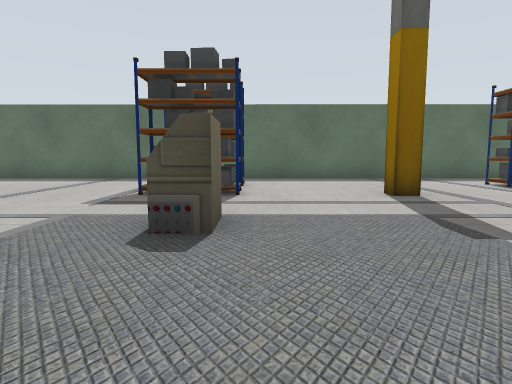
View 1 (above)

16 first-person views from a walk through a robot-simulator world made for Gazebo. The camera is 0.72 m above the floor, tilts 6° down and sees 75° across. The floor is counted in squares, 1 m on a side. Each view is taken from the middle of a square. On the plan, view 1 faces up. The plan holds only what a view shows up to about 10 squares ahead; the rest is blank. Some surface patterns are stand-ins.

View 2
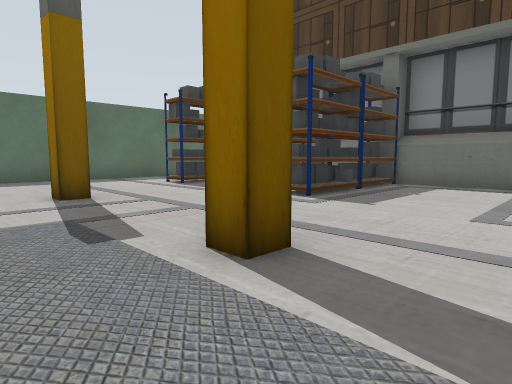

View 3
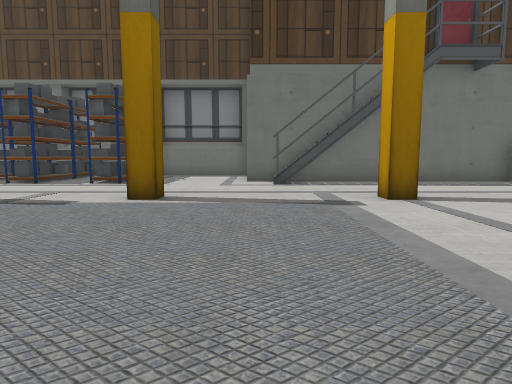

View 4
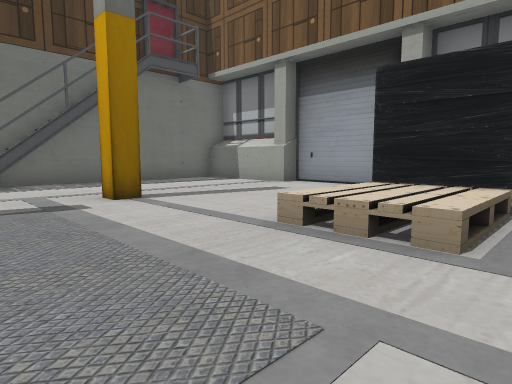

View 5
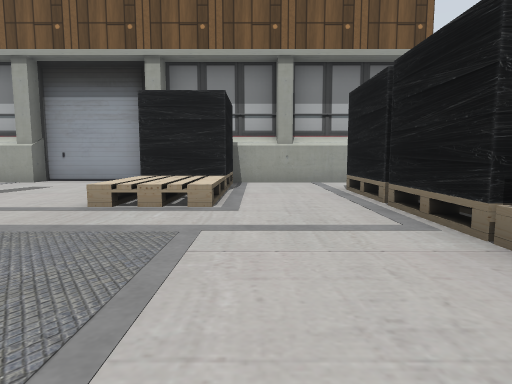

View 6
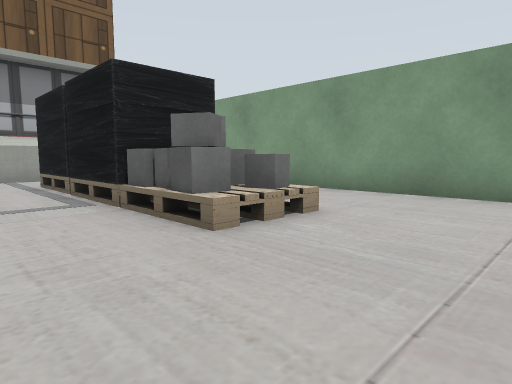

View 7
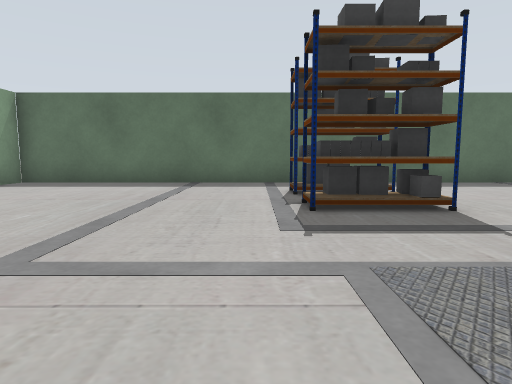

View 8
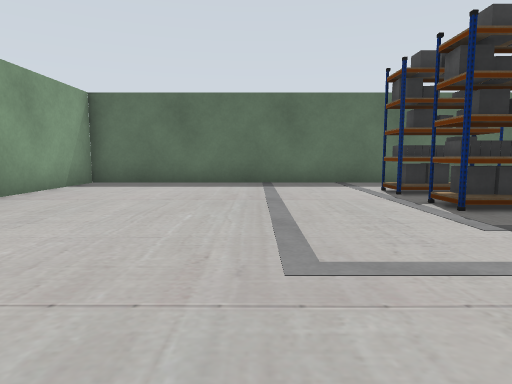

View 9
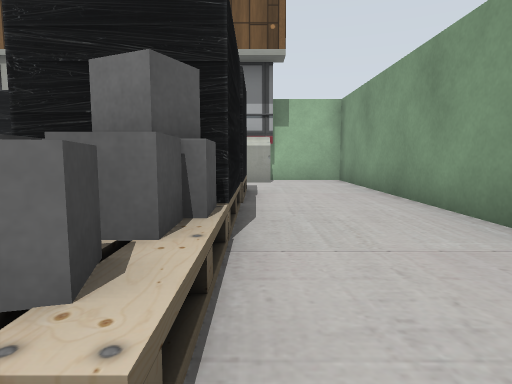

View 10
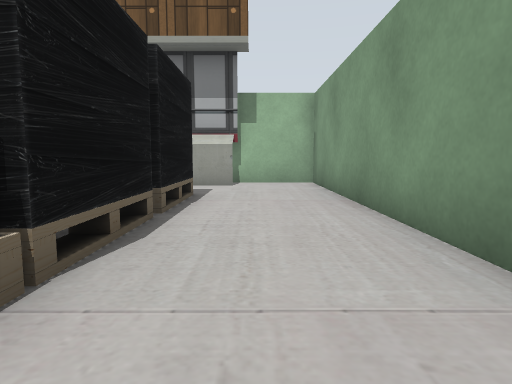

View 11
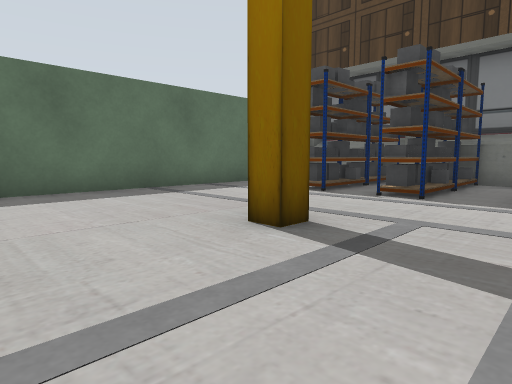

View 12
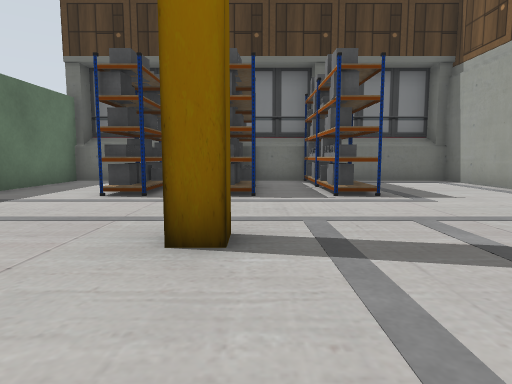

View 13
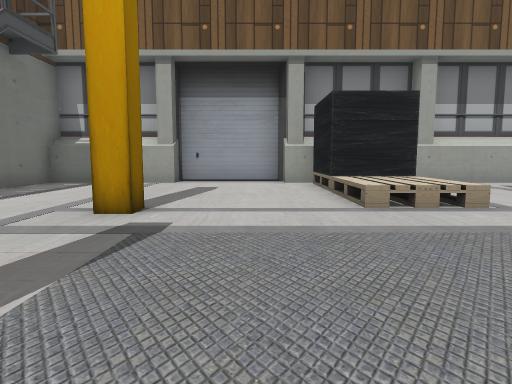

View 14
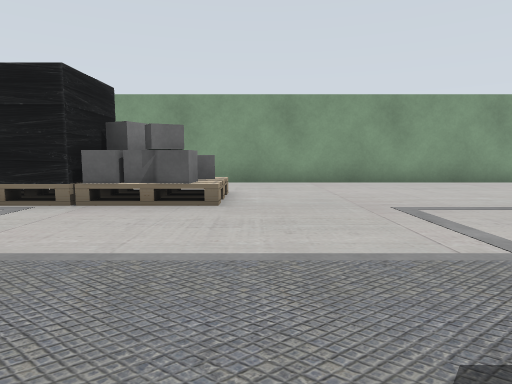

View 15
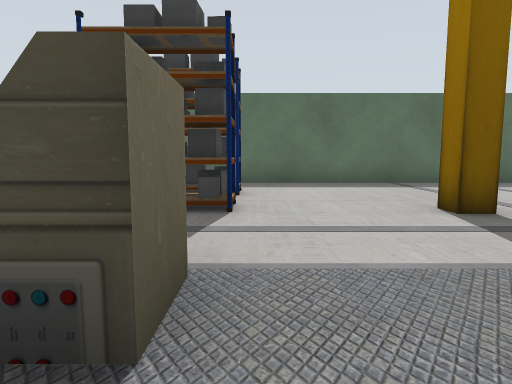

View 16
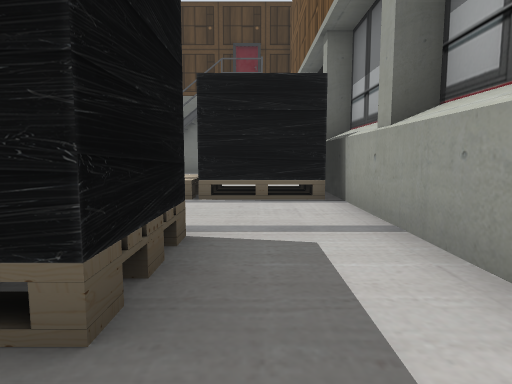

### Floor plan
Key: @ floor where view 1 was taken; # wall or solid block; . floor; = window, fence, low wall or low ledge.
Columns run from 10 left of view 1 to 10 right of it. Each row starts with its distance up from view 1.
 12 #####################
 11 #........ ..........#
 10 #........ ..........#
  9 #.......##.......####
  8 #................##
  7 #.......##.......##
  6 #............#...####
  5 #...................#
  4 #........=.......####
  3 #........=..........#
  2 #............#......#
  1 #..=##..............#
  0 #..=##....@......####
 -1 #..##=..........##
 -2 #..#==.......#..##
 -3 #..###..==......##
 -4 #..# =..==.......#
 -5 #..###..##.......#
 -6 #.......##.......#
 -7 #.......##.......#
 -8 #..###############
 -9 ####

Where each view was taken, in squares from view 1:
view 1: 0 up, 0 right, facing up
view 2: 0 up, 1 right, facing up-right
view 3: 0 up, 3 left, facing right
view 4: 0 up, 3 left, facing down-right
view 5: 2 up, 3 left, facing down
view 6: 4 up, 3 left, facing down-left
view 7: 2 up, 3 left, facing up
view 8: 2 up, 5 left, facing up
view 9: 2 up, 7 left, facing down
view 10: 1 up, 8 left, facing down
view 11: 4 up, 0 right, facing up-right
view 12: 6 up, 0 right, facing right
view 13: 2 up, 1 right, facing down
view 14: 2 up, 0 right, facing left
view 15: 2 up, 0 right, facing up
view 16: 6 down, 8 left, facing right
